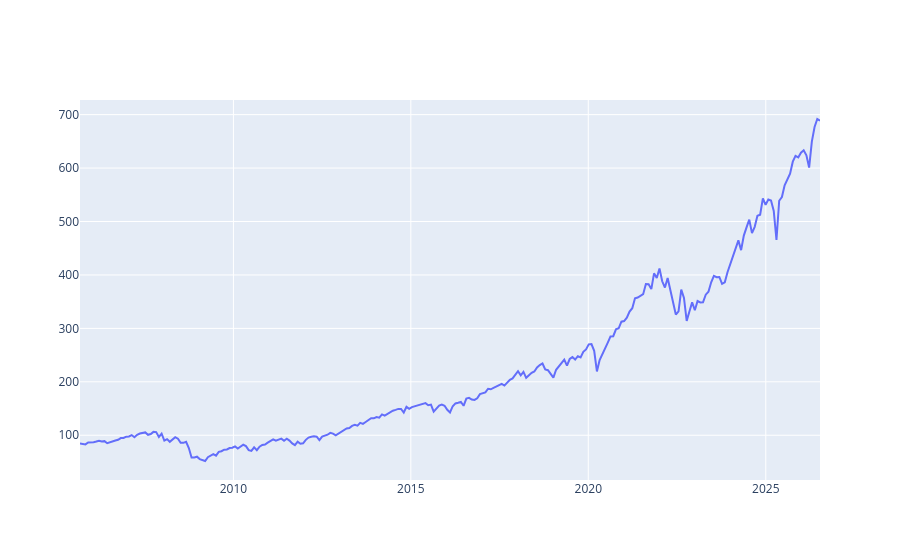

Notebook cell for this chart:
### Code cell
fig = go.Figure()
fig.add_trace(go.Scatter(x = s_voo.index, y = s_voo.values))

### Figure 1 — Plotly figure (JSON) as saved in the notebook; plotly's stock layout.template omitted (floating-point values rounded to 4 significant figures; data arrays with more than 128 entries replaced by an {"elided": "..."} marker saying what was removed)
{"data": [{"type": "scatter", "x": {"elided": "273 str values"}, "y": {"elided": "273 float values"}}], "layout": {}}
